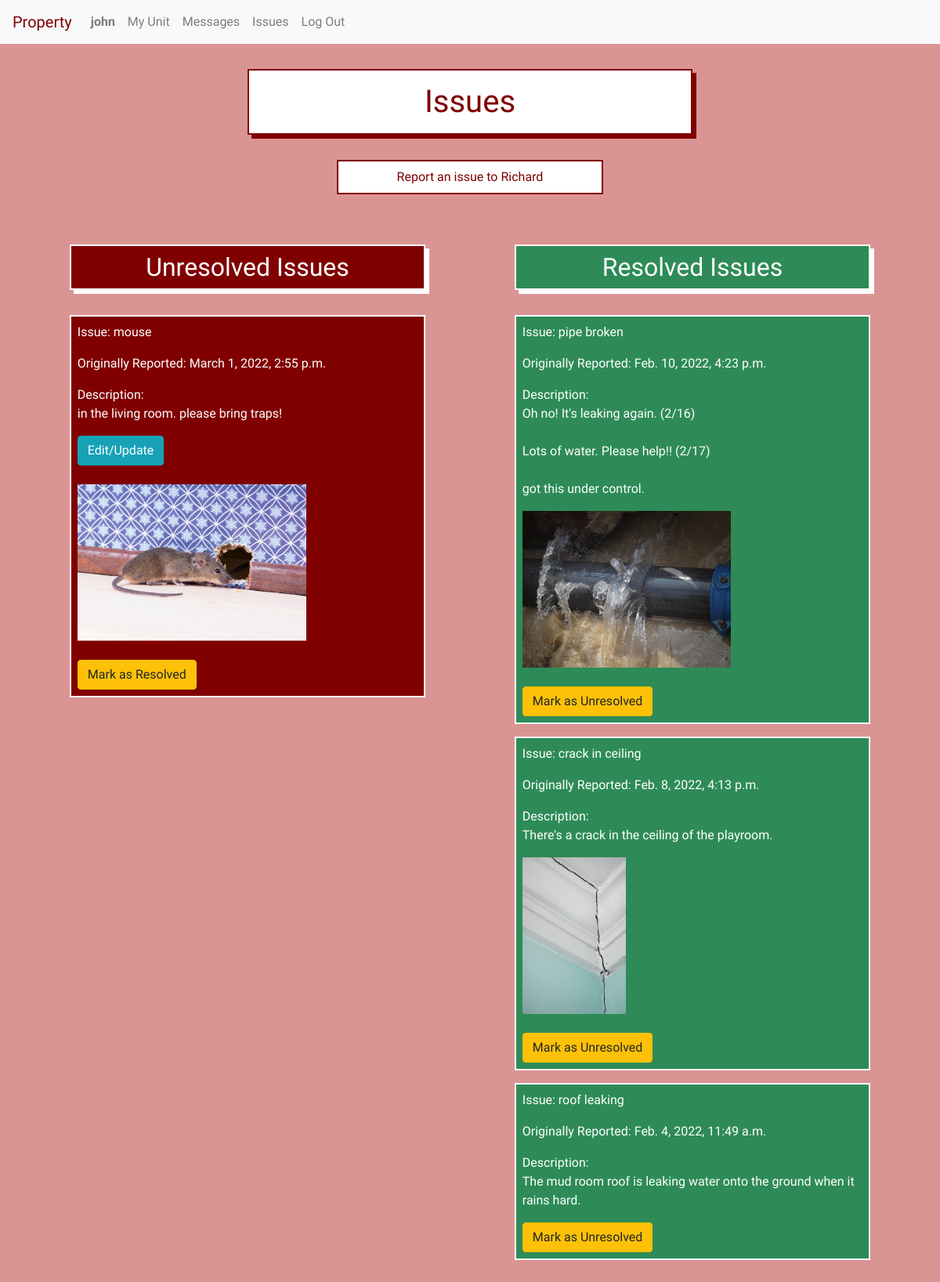
/property/unit_issues/3 (signed in), run on the app's committed database.
### property/models.py (models this page shows, shortened)
class User(AbstractUser):
    tenant = models.BooleanField(default=True)
    manager = models.BooleanField(default=False)
    profile_picture = models.ImageField(blank=True, null=True, upload_to='profile_images/')

class Unit(models.Model):
    manager = models.ForeignKey(User, on_delete=models.CASCADE, related_name="managers")
    tenant = models.ForeignKey(User, on_delete=models.CASCADE, related_name="tenants", blank=True, null=True)
    address = models.CharField(max_length=200)
    image = models.ImageField(blank=True, upload_to='unit_images/')
    lease = models.FileField(blank=True, upload_to='leases/')

class Issue(models.Model):
    unit_id = models.ForeignKey(Unit, on_delete=models.CASCADE, related_name="issues")
    image = models.ImageField(blank=True, upload_to='issue_images/')
    title = models.CharField(max_length=50)
    description = models.TextField(max_length=1000, null=False, blank=False)
    time_created = models.DateTimeField(default=timezone.now)
    resolved = models.BooleanField(default=False)

### property/views.py (the view)
# urls.py: path("unit_issues/<int:unit_id>", views.unit_issues, name="unit_issues"),
@login_required
def unit_issues(request, unit_id):
    if request.method == "GET":
        unit = Unit.objects.get(id=unit_id)
        resolved_issues = Issue.objects.filter(unit_id=unit.id).filter(resolved=True).order_by('-time_created')
        unresolved_issues = Issue.objects.filter(unit_id=unit.id).filter(resolved=False).order_by('-time_created')
        return render(request, 'property/unit_issues.html', {
            "resolved_issues": resolved_issues,
            "unresolved_issues": unresolved_issues,
            "unit": unit
        })
    else:
        return render(request, 'property/error.html')

### property/templates/property/unit_issues.html (shortened to what this page needs)
{% extends "property/layout.html" %}
{% load static %}
{% block body %}
<h1>Issues</h1>
{% if user.is_authenticated %}
    {% if user == unit.manager or user == unit.tenant %}
    {% if user.tenant %}
        <button id="issues_dropdown_button" class="show_report_an_issue_form">Report an issue to {{unit.manager.first_name}}</button><br>
        {% endif %}
        <div id="flex-container">
            <div class="flex-child">
                <h2 id="unresolved_header">Unresolved Issues</h2>
                <div class="unresolved-issues">
                {% for issue in unresolved_issues %}
                    <div class="unresolved-item">
                        <p>Issue: {{issue.title}}</p>
                        <p>Originally Reported: {{issue.time_created}}</p>
                        <div id="original_issue_description_{{issue.id}}">
                            <p id="current_issue_description_{{issue.id}}">Description:<br>{{issue.description|linebreaksbr}}</p>
                            {% if user.tenant %}
                            <button onclick="show_issue_textarea('{{ issue.id }}')" id="edit_button" type="button" class="edit btn btn-info">Edit/Update</button>
                            <br><br>
                            {% endif %}
                        </div>
                        {% if issue.image %}
                        <div class="issue_image">
                            <img src="{{ issue.image.url }}" alt="{{ issue.title }}" height=200>
                            <br><br>
                        </div>
                        {% endif %}
                        {% if user.tenant %}
                        <form action="{% url 'change_resolved' issue.id %}" method="post">
                            <button class="btn btn-warning" id="resolve_button_{{issue.id}}">Mark as Resolved</button>
                        </form>
                        {% endif %}
                    </div>
                {% endfor %}
                </div>
            </div>
            <div class="flex-child">
                <h2 id="resolved_header">Resolved Issues</h2>
                <div class="resolved-issues">
                {% for issue in resolved_issues %}
                    <div class="resolved-item">
                        <p>Issue: {{issue.title}}</p>
                        <p>Originally Reported: {{issue.time_created}}</p>
                        <p>Description:<br>{{issue.description|linebreaksbr}}</p>
                        {% if issue.image %}
                        <div class="issue_image">
                            <img src="{{ issue.image.url }}" alt="{{ issue.title }}" height=200>
                            <br><br>
                        </div>
                        {% endif %}
                        {% if user.tenant %}
                        <form action="{% url 'change_resolved' issue.id %}" method="post">
                            <button class="btn btn-warning" id="unresolve_button_{{issue.id}}">Mark as Unresolved</button>
                        </form>
                        {% endif %}
                    </div>
                {% endfor %}
                </div>
            </div>
        </div>
    {% else %}
    <br><br>You don't have permission to view this page.
    {% endif %}
{% else %}
<br><br>You don't have permission to view this page.
{% endif %}
{% endblock %}

### property/templates/property/layout.html (shortened to what this page needs)
{% load static %}
<!DOCTYPE html>
<html lang="en">
    <head>
        <link rel="stylesheet" href="https://stackpath.bootstrapcdn.com/bootstrap/4.3.1/css/bootstrap.min.css">
        <link href="{% static 'property/styles.css' %}" rel="stylesheet">
    </head>
    <body>
        {% if user.is_authenticated %}
        <nav class="navbar sticky-top navbar-expand-lg navbar-light bg-light">
            <a id="property" class="navbar-brand" href="{% url 'index' %}">Property</a>
            <div class="collapse navbar-collapse" id="navbarTogglerDemo02">
              <ul class="navbar-nav mr-auto mt-2 mt-lg-0">
                <li class="nav-item">
                    <a class="nav-link" href="{% url 'profile' %}"><strong>{{ user.username }}</strong></a>
                </li>
                {% if user.tenant %}
                <li class="nav-item">
                    <a class="nav-link" href="{% url 'index' %}">My Unit</a>
                </li>
                {% endif %}
                <li class="nav-item">
                    <a id="messages_nav" class="nav-link" href="{% url 'messages' %}">Messages</a>
                </li>
                <li class="nav-item">
                    <a id="issues_nav" class="nav-link" href="{% url 'issues' %}">Issues</a>
                </li>
                <li class="nav-item">
                    <a class="nav-link" href="{% url 'logout' %}">Log Out</a>
                </li>
              </ul>
            </div>
          </nav>
        {% endif %}
        <div class="body">
        {% block body %}
        {% endblock %}
        </div>
    </body>
</html>

### property/static/property/styles.css (style rules this page uses)
:root { --blue: rgb(60, 108, 196); --lightblue: rgb(127, 167, 241); }
body { background-color: rgb(219, 148, 148); color: maroon; font-family: 'Yusei Magic', sans-serif; }
#property { color: maroon; }
a { text-decoration: none !important; }
.body { padding: 2rem; text-align: center; }
h1 { padding: 1rem; margin-bottom: 1rem; margin: auto; text-align: center; border: maroon solid 2px; background-color: white; color: maroon; display: block; box-shadow: 5px 5px; width: 50%; min-width: 350px; }
.issue_image > img { max-width: 30vw; max-height: 400px; }
#flex-container { display: flex; flex-wrap: wrap; width: 100%; margin: auto; vertical-align: top; }
.flex-child { width: 45vw; min-width: 500px; margin: justify; vertical-align: top; margin-top: 1rem; flex: 1 1 auto; }
.show_send_a_message_form, .show_report_an_issue_form, .add-property-link { padding: 0.5rem; margin: auto; width: 30%; min-width: 200px; margin-bottom: 2rem; margin-top: 2rem; text-align: center; border: maroon solid 2px; background-color: white; color: maroon; }
h2 { padding: 0.5rem; margin: auto; width: 80%; min-width: 250px; margin-bottom: 2rem; margin-top: 1rem; text-align: center; border: white solid 2px; color: white; box-shadow: white 5px 5px; }
#unresolved_header { background-color:maroon; }
#resolved_header { background-color: seagreen; }
.unresolved-item { padding: .5rem; margin: auto; width: 80%; min-width: 250px; margin-bottom: 1rem; text-align: left; border: white solid 2px; background-color:maroon; color: white; display: block; }
.resolved-item { padding: .5rem; margin: auto; width: 80%; min-width: 250px; margin-bottom: 1rem; text-align: left; border: white solid 2px; background-color: seagreen; color: white; display: block; }

### data on the page
User: username "john"
Unit: manager.first_name "Richard"
Issue: title "mouse", time_created "March 1, 2022, 2:55 p.m.", description "in the living room. please bring traps!", image (picture)
Issue: title "pipe broken", time_created "Feb. 10, 2022, 4:23 p.m.", description "Oh no! It's leaking again. (2/16) Lots of water. Please help!! (2/17) got this under control.", image (picture)
Issue: title "crack in ceiling", time_created "Feb. 8, 2022, 4:13 p.m.", description "There's a crack in the ceiling of the playroom.", image (picture)
Issue: title "roof leaking", time_created "Feb. 4, 2022, 11:49 a.m.", description "The mud room roof is leaking water onto the ground when it rains hard."
